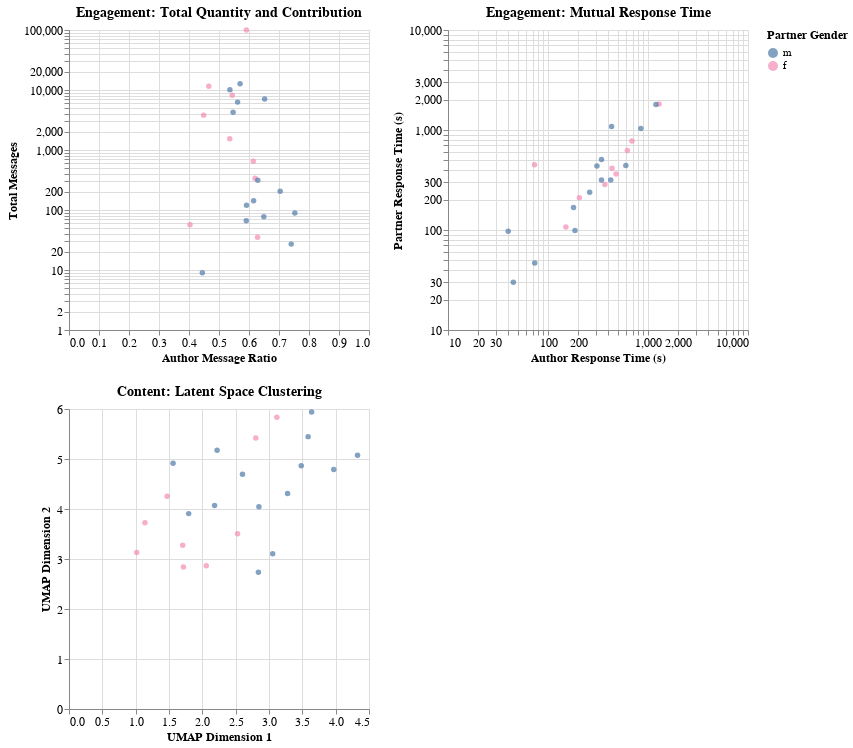

The code cell stored with this chart in its notebook:
### Code cell
import altair as alt
import pandas as pd
import numpy as np
from umap import UMAP
import ast

gender_colors = alt.Scale(
    domain=['m', 'f'],
    range=['#4e79a7', '#f28bb3']
)


def process_embeddings(df):
    embeddings_array = np.array([ast.literal_eval(emb) for emb in df['embeddings']])
    
    umap = UMAP(n_components=2, random_state=42)
    embeddings_2d = umap.fit_transform(embeddings_array)

    df['umap_x'] = embeddings_2d[:, 0]
    df['umap_y'] = embeddings_2d[:, 1]
    return df

df = process_embeddings(df)


brush = alt.selection_interval(encodings=['x', 'y'])


scatter = alt.Chart(df).mark_circle().encode(
    x=alt.X('author_message_ratio:Q', 
            title='Author Message Ratio',
            scale=alt.Scale(domain=[0, 1])),
    y=alt.Y('total_messages:Q', 
            title='Total Messages',
            scale=alt.Scale(type='log')),
    color=alt.condition(
        brush, 
        'partner_gender:N',
        alt.value('lightgray'),
        scale=gender_colors,
        title='Partner Gender'
    ),
    tooltip=['partner_name', 
            alt.Tooltip('author_message_ratio:Q', format='.2%'),
            'total_messages', 
            alt.Tooltip('topic_diversity:Q', format='.3f')]
).properties(
    width=300,
    height=300,
    title='Engagement: Total Quantity and Contribution',
).add_params(brush)


response_scatter = alt.Chart(df).mark_circle().encode(
    x=alt.X('author_response_time_s:Q', 
            scale=alt.Scale(type='log'),
            title='Author Response Time (s)'),
    y=alt.Y('partner_response_time_s:Q',
            scale=alt.Scale(type='log'),
            title='Partner Response Time (s)'),
    color=alt.condition(
        brush, 
        'partner_gender:N',
        alt.value('lightgray'),
        scale=gender_colors,
        title='Partner Gender'
    ),
    tooltip=['partner_name', 
            alt.Tooltip('author_response_time_s:Q', format='.1f'),
            alt.Tooltip('partner_response_time_s:Q', format='.1f'),
            'total_messages']
).properties(
    width=300,
    height=300,
    title='Engagement: Mutual Response Time'
).transform_filter(brush)


latent_scatter = alt.Chart(df).mark_circle().encode(
    x=alt.X('umap_x:Q', title='UMAP Dimension 1'),
    y=alt.Y('umap_y:Q', title='UMAP Dimension 2'),
    color=alt.condition(
        brush, 
        'partner_gender:N',
        alt.value('lightgray'),
        scale=gender_colors,
        title='Partner Gender'
    ),
    # size=alt.Size('total_messages:Q',
    #               scale=alt.Scale(range=[50, 400]),
    #               title='Total Messages'),
    tooltip=['partner_name', 
            'total_messages',
            alt.Tooltip('topic_diversity:Q', format='.3f')]
).properties(
    width=300,
    height=300,
    title='Content: Latent Space Clustering'
).transform_filter(brush)


final_vis = (scatter | response_scatter) & (latent_scatter)

final_vis.configure_axis(
    labelFontSize=12,
    titleFontSize=12,
).configure_title(
    fontSize=14
).configure_legend(
    titleFontSize=12,
    labelFontSize=11
)
